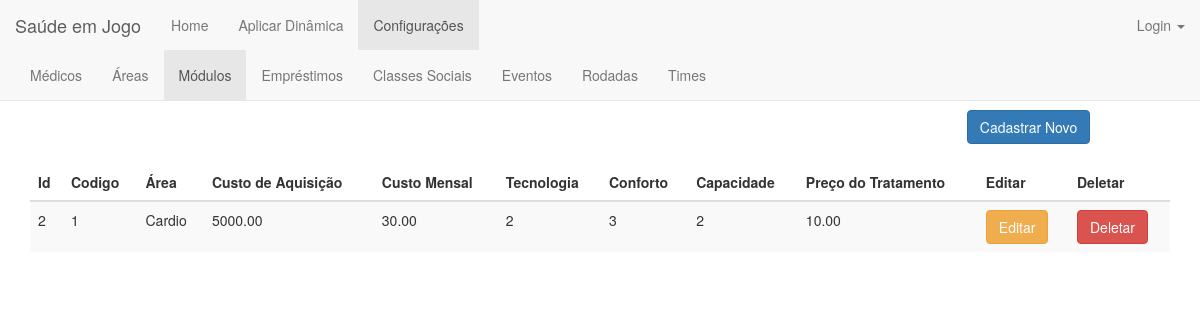
Screenshot of /modulo/ with the database file from the repository.
### jogo/models.py (models this page shows, shortened)
class Modulo(models.Model):
    classificacao = ((1, '1'), (2, '2'), (3, '3'))
    codigo = models.IntegerField(validators=[MinValueValidator(1)], unique=True)  # Está certo existir esse código?
    area = models.ForeignKey(Area, on_delete=models.CASCADE)
    custo_de_aquisicao = models.FloatField(validators=[MinValueValidator(0.0)])
    custo_mensal = models.FloatField(validators=[MinValueValidator(0.0)])
    tecnologia = models.IntegerField(default=1, choices=classificacao)
    conforto = models.IntegerField(default=1, choices=classificacao)
    capacidade = models.IntegerField(validators=[MinValueValidator(1)])
    preco_do_tratamento = models.FloatField(validators=[MinValueValidator(0.0)])

class Area(models.Model):
    nome = models.CharField(max_length=200)
    def __str__(self):
        return self.nome

### jogo/views.py (the view)
# urls.py: url(r'^modulo/$', views.modulo_index, name='modulo_index'),
def modulo_index(request):
    modulos = Modulo.objects.order_by('codigo')
    return render(request, 'modulo/modulo_index.html', {'modulos':modulos})

### jogo/templates/modulo/modulo_index.html (shortened to what this page needs)
{% extends 'jogo/base_configuracoes.html' %}
{% block modulo %}class="active"{% endblock %}
{% block body %}
<div class="container">
    <center><h1>Módulos</h1></center>
    <div align="right" style="margin-right: 7%">
        <a href="{% url 'jogo:modulo_new' %}"><button type="submit" class="btn btn-primary">Cadastrar Novo</button></a>
    </div>
    <br>
    <table class="table table-striped">
        <thead>
        <tr>
            <th>Id</th>
            <th>Codigo</th>
            <th>Área</th>
            <th>Custo de Aquisição</th>
            <th>Custo Mensal</th>
            <th>Tecnologia</th>
            <th>Conforto</th>
            <th>Capacidade</th>
            <th>Preço do Tratamento</th>
            <th>Editar</th>
            <th>Deletar</th>
        </tr>
        </thead>
        <tbody>
        {% for modulo in modulos %}
        <tr>
            <td>{{modulo.id}}</td>
            <td>{{modulo.codigo}}</td>
            <td>{{modulo.area}}</td>
            <td>{{modulo.custo_de_aquisicao | floatformat:2}}</td>
            <td>{{modulo.custo_mensal | floatformat:2}}</td>
            <td>{{modulo.tecnologia}}</td>
            <td>{{modulo.conforto}}</td>
            <td>{{modulo.capacidade}}</td>
            <td>{{modulo.preco_do_tratamento | floatformat:2}}</td>
            <td><a href="{% url 'jogo:modulo_edit' modulo.id %}"><button type="button" class="btn btn-warning">Editar</button></a></td>
            <td><a href="{% url 'jogo:modulo_delete' modulo.id %}"><button type="button" class="btn btn-danger">Deletar</button></a></td>
        </tr>
            {% endfor %}
        </tbody>
    </table>
</div>
{% endblock body %}

### rows the page displays
Modulo: id "2", codigo "1", area "Cardio", custo_de_aquisicao "5000.00", custo_mensal "30.00", tecnologia "2", conforto "3", capacidade "2", preco_do_tratamento "10.00"
